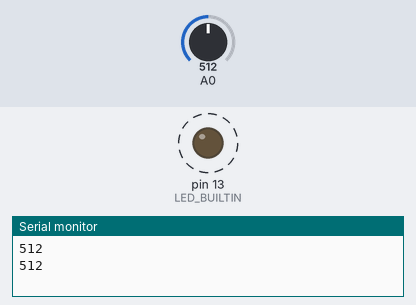
Bench run of a sketch on a simulated Arduino Uno, built with avr-gcc and run on an emulated ATmega328P. On the bench: output pins drawn as LEDs (lit = HIGH), the last lines printed to the serial monitor. Dashed ring = blinking. The inputs (shaded band) are chosen by the test bench; at power-on: A0 = 512.

Above: at 1.8 s.
1.9 s: A0 set to 0
At 3.1 s:
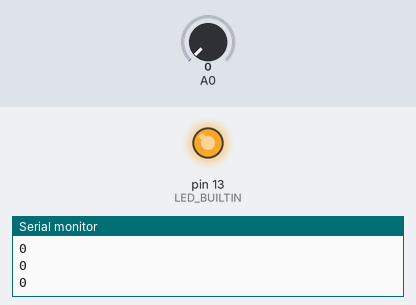
3.6 s: A0 set to 122
At 3.91 s:
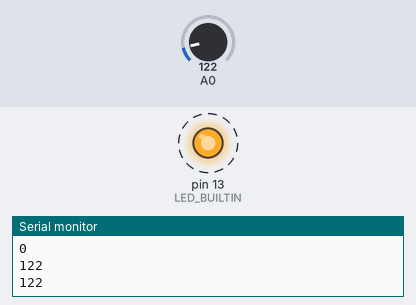
Timing chart, 0 to 13.1 s (numbered marks = the images above; inputs shaded):
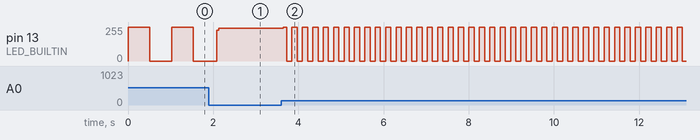

The sketch:

analog-LED.ino
```cpp
#define LED_BUILTIN 13

void setup() {
  Serial.begin(9600);
  pinMode(LED_BUILTIN, OUTPUT);
}

void loop() {
  int sensorValue = analogRead(A0);
  digitalWrite(LED_BUILTIN, HIGH);
  Serial.println(sensorValue);
  delay(sensorValue);
  digitalWrite(LED_BUILTIN, LOW);
  delay(sensorValue);
}
```

Measured:
- after the input at 3.6 s, pin 13 (LED_BUILTIN): alternates 255/255 for 0.12 s and 0/255 for 0.12 s, starting after 0.05 s
- by itself, pin 13 (LED_BUILTIN): alternates 255/255 for 0.51 s and 0/255 for 0.51 s
